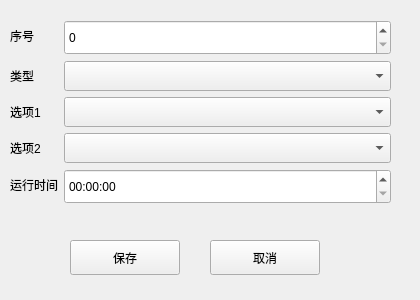
<?xml version="1.0" encoding="UTF-8"?>
<ui version="4.0">
 <class>TaskEditDialog</class>
 <widget class="QWidget" name="TaskEditDialog">
  <property name="geometry">
   <rect>
    <x>0</x>
    <y>0</y>
    <width>420</width>
    <height>300</height>
   </rect>
  </property>
  <property name="minimumSize">
   <size>
    <width>400</width>
    <height>300</height>
   </size>
  </property>
  <property name="maximumSize">
   <size>
    <width>420</width>
    <height>300</height>
   </size>
  </property>
  <property name="windowTitle">
   <string>计划任务</string>
  </property>
  <widget class="QWidget" name="formLayoutWidget">
   <property name="geometry">
    <rect>
     <x>10</x>
     <y>20</y>
     <width>381</width>
     <height>211</height>
    </rect>
   </property>
   <layout class="QFormLayout" name="formLayout">
    <item row="0" column="0">
     <widget class="QLabel" name="label">
      <property name="text">
       <string>序号</string>
      </property>
     </widget>
    </item>
    <item row="1" column="0">
     <widget class="QLabel" name="label_2">
      <property name="text">
       <string>类型</string>
      </property>
     </widget>
    </item>
    <item row="2" column="0">
     <widget class="QLabel" name="labelOption1">
      <property name="text">
       <string>选项1</string>
      </property>
     </widget>
    </item>
    <item row="3" column="0">
     <widget class="QLabel" name="labelOption2">
      <property name="text">
       <string>选项2</string>
      </property>
     </widget>
    </item>
    <item row="4" column="0">
     <widget class="QLabel" name="label_5">
      <property name="text">
       <string>运行时间</string>
      </property>
     </widget>
    </item>
    <item row="1" column="1">
     <widget class="QComboBox" name="comboType">
      <property name="minimumSize">
       <size>
        <width>0</width>
        <height>30</height>
       </size>
      </property>
     </widget>
    </item>
    <item row="2" column="1">
     <widget class="QComboBox" name="comboOption1">
      <property name="minimumSize">
       <size>
        <width>0</width>
        <height>30</height>
       </size>
      </property>
     </widget>
    </item>
    <item row="3" column="1">
     <widget class="QComboBox" name="comboOption2">
      <property name="minimumSize">
       <size>
        <width>0</width>
        <height>30</height>
       </size>
      </property>
     </widget>
    </item>
    <item row="0" column="1">
     <widget class="QSpinBox" name="spinId">
      <property name="minimumSize">
       <size>
        <width>0</width>
        <height>35</height>
       </size>
      </property>
      <property name="maximumSize">
       <size>
        <width>16777215</width>
        <height>35</height>
       </size>
      </property>
     </widget>
    </item>
    <item row="4" column="1">
     <widget class="QTimeEdit" name="timeEdit">
      <property name="minimumSize">
       <size>
        <width>0</width>
        <height>35</height>
       </size>
      </property>
     </widget>
    </item>
   </layout>
  </widget>
  <widget class="QPushButton" name="pushButton_save">
   <property name="geometry">
    <rect>
     <x>70</x>
     <y>240</y>
     <width>110</width>
     <height>35</height>
    </rect>
   </property>
   <property name="minimumSize">
    <size>
     <width>110</width>
     <height>35</height>
    </size>
   </property>
   <property name="maximumSize">
    <size>
     <width>110</width>
     <height>35</height>
    </size>
   </property>
   <property name="text">
    <string>保存</string>
   </property>
  </widget>
  <widget class="QPushButton" name="pushButton_cancel">
   <property name="geometry">
    <rect>
     <x>210</x>
     <y>240</y>
     <width>110</width>
     <height>35</height>
    </rect>
   </property>
   <property name="minimumSize">
    <size>
     <width>110</width>
     <height>35</height>
    </size>
   </property>
   <property name="maximumSize">
    <size>
     <width>110</width>
     <height>35</height>
    </size>
   </property>
   <property name="text">
    <string>取消</string>
   </property>
  </widget>
 </widget>
 <resources/>
 <connections/>
</ui>
